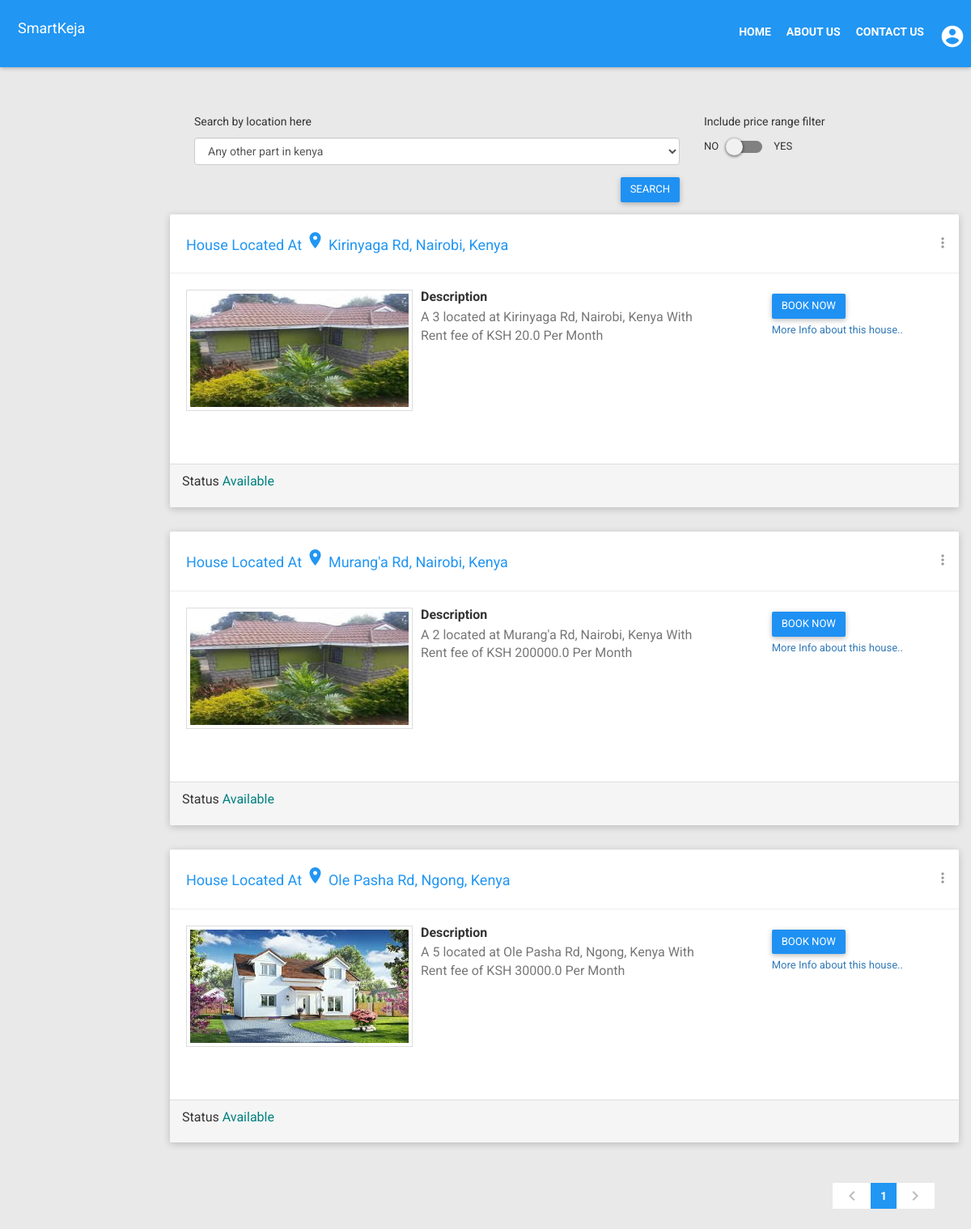
/, run on an earlier commit of the app's database.
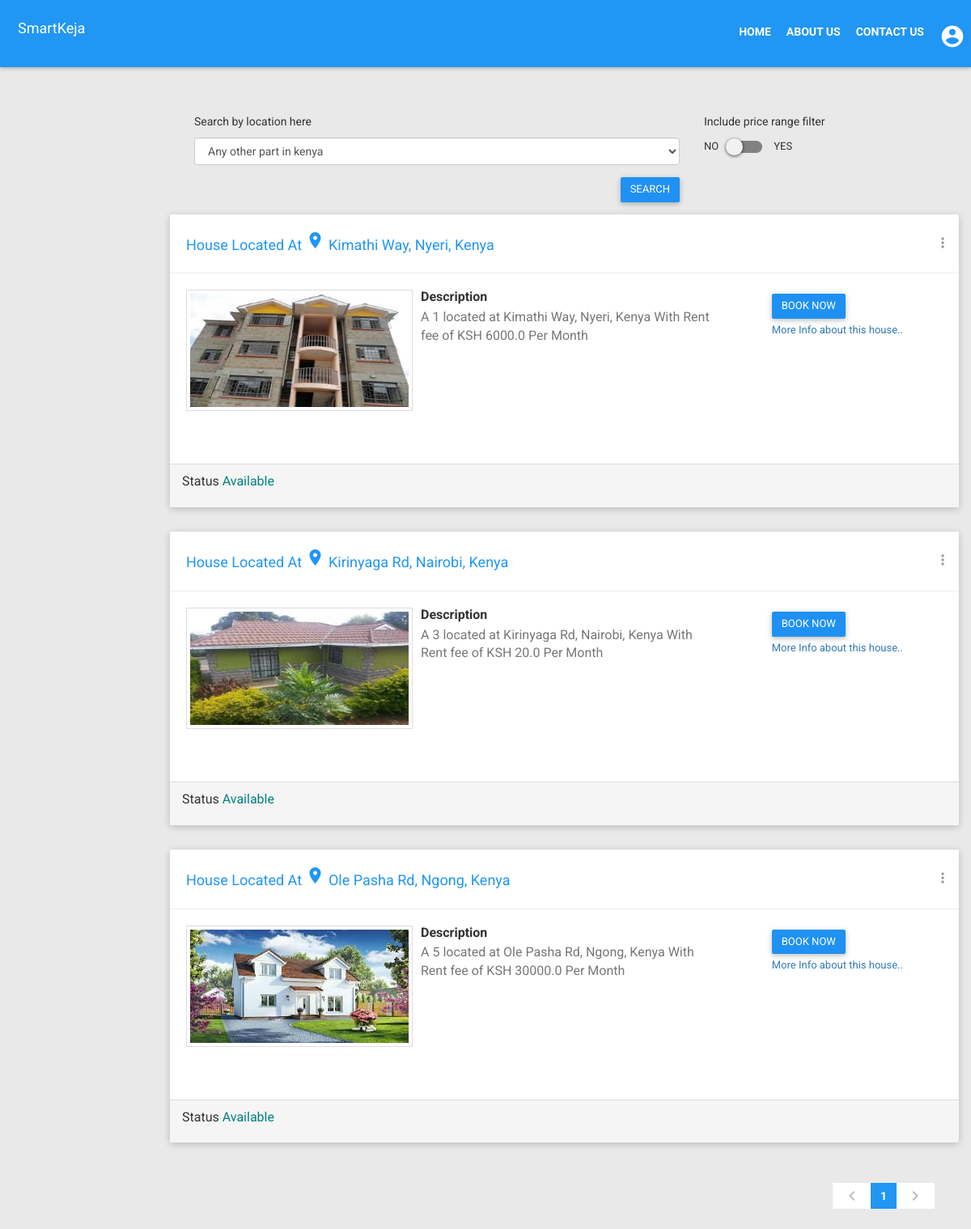
And on a later commit of the database.
### smarthouse/models.py (models this page shows, shortened)
class House(models.Model):
    managed_by = models.ForeignKey(User)
    lat = models.FloatField()
    lng = models.FloatField()
    location = models.CharField(max_length=200)
    rent_price = models.FloatField()
    sale_price = models.FloatField()
    bedrooms = models.IntegerField()
    description = models.TextField()
    on_sale = models.BooleanField(default=False)
    is_available = models.BooleanField(default=True)
    primary_img = models.ImageField(upload_to='uploads/')
    is_published = models.BooleanField(default=False)
    date_posted = models.DateTimeField(auto_now_add=True)
    class Meta:
        ordering = ('-is_available', '-date_posted')
    def get_absolute_url(self):
        return reverse('smarthouse:house_detail', args=[self.pk])

### smarthouse/views.py (the view)
# urls.py: url(r'^$', views.WebsiteIndexView.as_view(), name='web_index'),
class WebsiteIndexView(ListView):
    template_name = 'site/index.html'
    paginate_by = 10
    model = House
    context_object_name = 'house_posts'
    def get_queryset(self):
        return self.model.objects.filter(is_published=True)

### smarthouse/context_processors.py (called while the page is built)
def get_account_type(request):
    account_type = ''
    phone_number = ''
    context = dict({})
    try:
        if request.user.is_authenticated:
            agent_exists = Agent.objects.filter(user=request.user)[:1].exists()
            if agent_exists:
                account_type = 'agent'
                agent = Agent.objects.get(user=request.user)
                phone_number = agent.phone_number
            if request.user.is_staff:
                account_type = "owner"
                house_owner = HouseOwner.objects.get(user=request.user)
                phone_number = house_owner.phone_number
            if not request.user.is_staff and not agent_exists:
                account_type = "client"
    except (Agent.DoesNotExist, HouseOwner.DoesNotExist):
        pass
    context['account_type'] = account_type
    context['phone_number'] = phone_number
    return context

def get_house_posts(request):
    context = dict({})
    houses = House.objects.all()
    context['house_options'] = houses
    return context

### smartkeja/templates/site/index.html (shortened to what the changed rows need)
{% extends 'site/base.html' %}
{% load staticfiles %}
{% block content %}
    {% if house_posts %}
        {% for house in house_posts %}
            <div class="row clearfix">
                <div class="card" style="" onmouseover="this.style.background='#f0f0f0'"
                     onmouseout="this.style.background='white';">
                    <div class="header">
                        <h2>
                            <a href="{% if house.is_available %}{{ house.get_absolute_url }}{% endif %}" style="color: #2196F3">
                                House Located At <i class="material-icons">room</i> {{ house.location }}
                            </a>
                        </h2>
                        <ul class="header-dropdown m-r--5">
                            <li class="dropdown">
                                <a href="javascript:void(0);" class="dropdown-toggle" data-toggle="dropdown"
                                   role="button" aria-haspopup="true" aria-expanded="false">
                                    <i class="material-icons">more_vert</i>
                                </a>
                            </li>
                        </ul>
                    </div>
                    <div class="body">
                        <div class="media">
                            <div class="media-left">
                                <a href="javascript:void(0);">
                                    <img class="media-object thumbnail" src="{{ house.primary_img.url }}"
                                         width="280" height="150">
                                </a>
                            </div>
                            <div class="media-body">
                                <div class="row">
                                    <div class="col-md-7">
                                        <h4 class="media-heading">Description</h4>
                                        <p style="font-family: Roboto; font-size: 16px;">A {{ house.bedrooms }} located
                                            at {{ house.location }}
                                            {% if house.on_sale %}Going for KSH {{ house.sale_price }}
                                            {% else %}
                                                With Rent fee of KSH {{ house.rent_price }} Per Month
                                            {% endif %}
                                        </p>
                                    </div>
                                    <div class="col-md-5">
                                        <ul style="list-style: none">
                                        {% if house.is_available %}
                                            {% if house.on_sale %}
                                                <li>
                                                    <a href="{% url 'smarthouse:checkout' pk=house.pk %}"
                                                       class="btn btn-primary">BUY NOW</a>
                                                </li>
                                            {% else %}
                                                <li>
                                                    <a href="{% url 'smarthouse:checkout' pk=house.pk %}"
                                                       class="btn btn-primary">BOOK NOW</a>
                                                </li>
                                            {% endif %}
                                            <li>
                                                <a href="{{ house.get_absolute_url }}">More Info about this house..</a>
                                            </li>
                                            {% else %}
                                            <li>
                                                <button class="btn btn-warning waves-effect">Booked</button>
                                            </li>
                                        {% endif %}
                                        </ul>
                                    </div>
                                </div>
                            </div>
                        </div>
                    </div>
                    <div class="panel-footer">
                        <p>
                            <small style="font-size: 16px;">Status <span
                                    style="color: teal;">
                                           {% if not house.is_available %} Not Available{% else %}
                                               Available {% endif %}
                                        </span>
                            </small>
                        </p>
                    </div>
                </div>
            </div>
        {% endfor %}
        <div class="container-fluid pull-right">
            <nav>
                <ul class="pagination">
                    {% for l in  page_obj.paginator.page_range %}
                        {% if forloop.counter <= 10 %}
                            <li class="{% if forloop.counter == page_obj.number %}active{% endif %}"><a
                                    href="?page={{ forloop.counter }}" class="waves-effect">{{ forloop.counter }}</a>
                            </li>
                        {% endif %}
                    {% endfor %}
                </ul>
            </nav>
        </div>
    {% elif not search_results and not house_posts %}
        <div class="alert alert-info">
            <p>No House Posts</p>
        </div>
    {% endif %}
{% endblock %}

What changed in the data, as far as the page shows it:
no longer on this page (row edited): House: location "Murang'a Rd, Nairobi, Kenya", primary_img (picture), bedrooms "2", rent_price "200000.0", on_sale "BOOK NOW", is_available "Available"
added House: location "Kimathi Way, Nyeri, Kenya", primary_img (picture), bedrooms "1", rent_price "6000.0", on_sale "BOOK NOW", is_available "Available"
